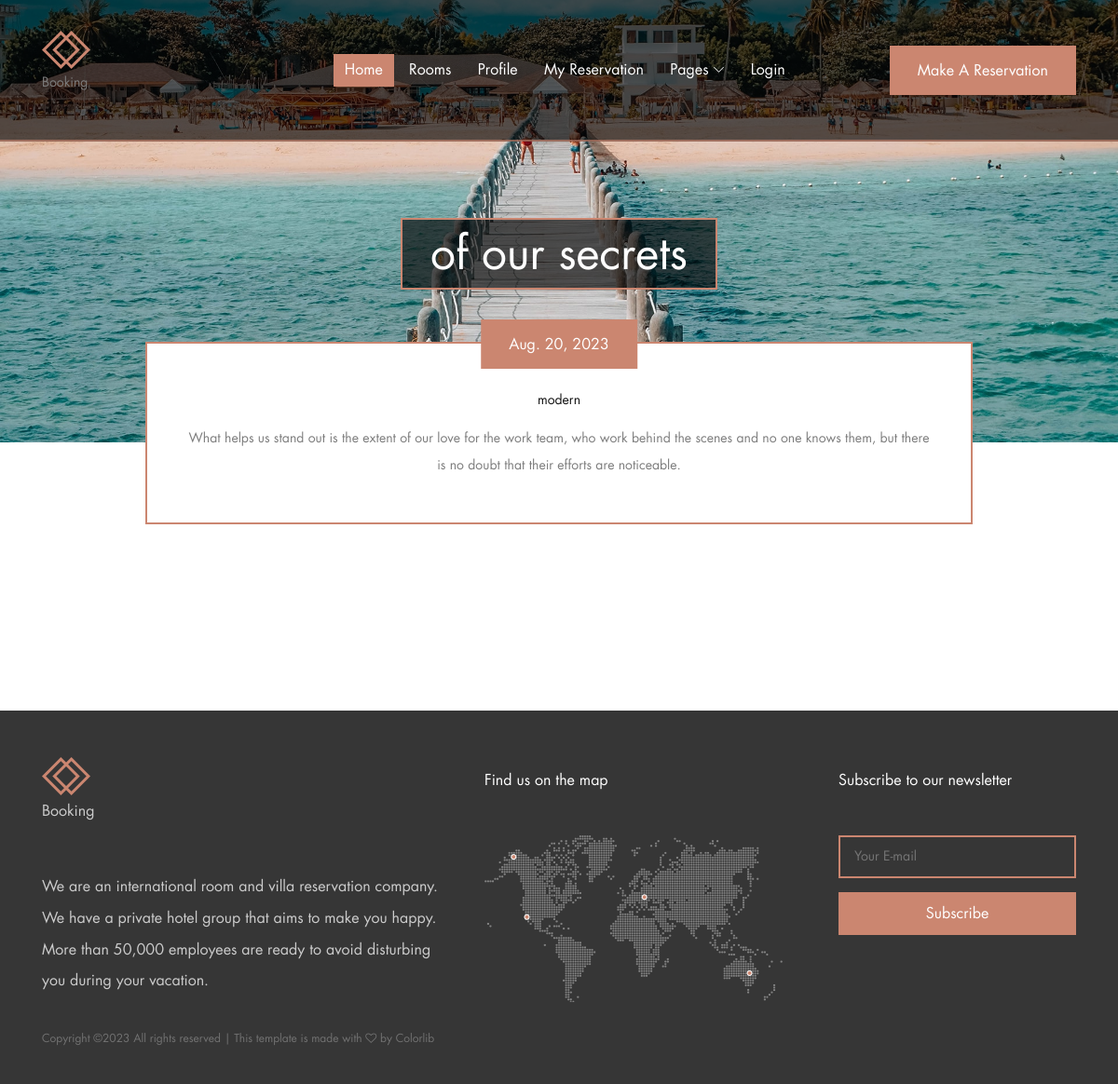
The app's page /blog/of-our-secrets with its own data.
### settings/models.py (models this page shows, shortened)
class Settings(models.Model):
    site_name = models.CharField(max_length=50)
    logo = models.ImageField(upload_to="home_page/")
    email = models.EmailField(max_length=254)
    image = models.ForeignKey(
        "Image",
        related_name="home_page_image",
        on_delete=models.CASCADE,
        null=True,
        blank=True,
    )
    phone_number = models.CharField(max_length=20)
    description = models.TextField(max_length=200)
    address = models.CharField(max_length=500, default="Egypt")
    fb_link = models.URLField(max_length=200)
    tw_link = models.URLField(max_length=200)
    in_link = models.URLField(max_length=200)
    address_2 = models.CharField(max_length=300, default="Egypt")

### blog/models.py (models this page shows, shortened)
class Post(models.Model):
    author = models.ForeignKey(
        User, related_name="post_author", on_delete=models.CASCADE
    )
    title = models.CharField(max_length=150, unique=True)
    image = models.ImageField(upload_to="post/")
    tag = TaggableManager()
    created_at = models.DateTimeField(default=timezone.now)
    residency_programme = models.TextField(max_length=10000)
    category = models.ForeignKey(
        "Category", related_name="post_category", on_delete=models.CASCADE
    )
    slug = models.SlugField(null=True, blank=True)

class Category(models.Model):
    name = models.CharField(max_length=100)
    def __str__(self):
        return self.name

### blog/views.py (the view)
# urls.py: path("<slug:slug>", views.post_detail, name="post_detail"),
def post_detail(request, slug):
    post = get_object_or_404(Post, slug=slug)
    return render(request, "blog/post_detail.html", {"post": post})

### blog/templates/blog/post_detail.html (shortened to what this page needs)
{% extends 'base.html' %}
{% load bootstrap4 %}
{% load static %}
{% block body %}
<body>
    <section class="breadcumb-area bg-img d-flex align-items-center justify-content-center" style="background-image: url({% static 'img/bg-img/bg-7.jpg' %});">
        <div class="bradcumbContent">
            <h2>{{post.title}}</h2>
        </div>
    </section>
    <div class="book-now-area">
        <div class="container">
            <div class="row justify-content-center">
                <div class="col-12 col-lg-10">
                </div>
            </div>
        </div>
    </div>
    <div class="blog-area section-padding-0-100">
        <div class="container">
            <div class="row">
                <div class="col-12">
                    <div class="palatin-blog-posts">
                        <div class="single-blog-post mb-100 wow fadeInUp" data-wow-delay="100ms">
                            <div class="blog-post-thumb">
                            </div>
                            <div class="post-content">
                                <a href="#" class="post-date btn palatin-btn">{{post.created_at.date}}</a>
                                <div class=" d-flex justify-content-center">
                                    <a href="#" class="post-catagory">{{post.category}}</a>
                                </div>
                                <p>{{post.residency_programme|safe}}</p>
                            </div>
                        </div>
                    </div>
                </div>
            </div>
        </div>
    </div>
</body>
{% endblock body %}

### templates/base.html (shortened to what this page needs)
{% load static %}
<!DOCTYPE html>
<html lang="en">
<head>
    <link rel="stylesheet" href="{% static 'style.css' %}">
</head>
<body>
    <header class="header-area">
        <div class="palatin-main-menu">
            <div class="classy-nav-container breakpoint-off">
                <div class="container">
                    <nav class="classy-navbar justify-content-between" id="palatinNav">
                        <a href="{%url 'settings:home' %}" class="nav-brand"><img src="{{my_footer.logo.url}}" alt="My image"><p>Booking</p></a>
                        <div class="classy-menu">
                            <div class="classynav">
                                <ul>
                                    <li class="active"><a href="{%url 'settings:home' %}">Home</a></li>
                                    <li><a href="{%url 'unit:unit_list' %}">Rooms</a></li>
                                    <li><a href="{%url 'accounts:profile'%}">Profile</a></li>
                                    <li><a href="{%url 'accounts:my_reservation'%}">My Reservation</a></li>
                                    <li><a href="#">Pages</a>
                                    </li>
                                {% if request.user.is_authenticated %}
                                {% else %}
                                    <li><a href="{%url 'login'%}">Login</a></li>
                                {% endif %}
                                </ul>
                                <div class="menu-btn">
                                    <a href="{%url 'unit:unit_list' %}" class="btn palatin-btn">Make a Reservation</a>
                                </div>
                            </div>
                        </div>
                    </nav>
                </div>
            </div>
        </div>
    </header>
    {% block body %}
    {% endblock body %}
    <footer class="footer-area">
        <div class="container">
            <div class="row">
                <div class="col-12 col-lg-5">
                    <div class="footer-widget-area mt-50">
                        <a href="{%url 'settings:home' %}" class="d-block mb-5"><img src="{{my_footer.logo.url}}" alt=""><p>Booking</p></a>
                        <p>We are an international room and villa reservation company. We have a private hotel group that aims to make you happy.
                            More than 50,000 employees are ready to avoid disturbing you during your vacation. </p>
                    </div>
                </div>
                <div class="col-12 col-md-6 col-lg-4">
                    <div class="footer-widget-area mt-50">
                        <h6 class="widget-title mb-5">Find us on the map</h6>
                        <img src="{%static 'img/bg-img/footer-map.png' %}" alt="">
                    </div>
                </div>
                <div class="col-12 col-md-6 col-lg-3">
                    <div class="footer-widget-area mt-50">
                        <h6 class="widget-title mb-5">Subscribe to our newsletter</h6>
                        <form action="#" method="post" class="subscribe-form">
                            <input type="email" name="subscribe-email" id="subscribeemail" placeholder="Your E-mail">
                            <button type="submit">Subscribe</button>
                        </form>
                    </div>
                </div>
                <div class="col-12">
                    <div class="copywrite-text mt-30">
                        <p><a href="#">
Copyright &copy;<script>document.write(new Date().getFullYear());</script> All rights reserved | This template is made with <i class="fa fa-heart-o" aria-hidden="true"></i> by <a href="https://colorlib.com" target="_blank">Colorlib</a>
</p>
                    </div>
                </div>
            </div>
        </div>
    </footer>
</body>
</html>

### static/style.css (style rules this page uses)
* { margin: 0; padding: 0; }
body { font-family: "FuturaLT-Book"; font-size: 14px; }
h1, h2, h3, h4, h5, h6 { color: #363636; line-height: 1.3; font-weight: 400; }
p { color: #7d7d7d; font-size: 14px; line-height: 2.1; font-weight: 400; }
a, a:hover, a:focus { -webkit-transition-duration: 500ms; transition-duration: 500ms; text-decoration: none; outline: 0 solid transparent; color: #141414; font-weight: 400; font-size: 14px; }
ul, ol { margin: 0; }
ul li, ol li { list-style: none; }
img { height: auto; max-width: 100%; }
.mt-30 { margin-top: 30px !important; }
.mt-50 { margin-top: 50px !important; }
.mb-100 { margin-bottom: 100px !important; }
.section-padding-0-100 { padding-top: 0; padding-bottom: 100px; }
.bg-img { background-position: center center; background-size: cover; background-repeat: no-repeat; }
.palatin-btn { background-color: #cb8670; -webkit-transition-duration: 500ms; transition-duration: 500ms; position: relative; z-index: 1; display: inline-block; min-width: 123px; height: 53px; color: #ffffff; border: none; border-radius: 0; padding: 0 30px; font-size: 16px; line-height: 53px; text-transform: capitalize; }
.header-area { position: absolute; z-index: 100; width: 100%; top: 0; left: 0; z-index: 1000; }
.header-area .palatin-main-menu { position: relative; width: 100%; background-color: rgba(0, 0, 0, 0.63); border-bottom: 2px solid rgba(203, 134, 112, 0.63); }
.header-area .palatin-main-menu .classy-nav-container { background-color: transparent; }
.header-area .palatin-main-menu .classy-navbar { -webkit-transition-duration: 300ms; transition-duration: 300ms; background-color: transparent; height: 150px; padding: 0; }
.header-area .palatin-main-menu .classy-navbar .classynav ul li a { text-transform: capitalize; color: #ffffff; font-size: 16px; background-color: transparent; }
.header-area .palatin-main-menu .classy-navbar .classynav ul li.active a { color: #ffffff; background-color: #cb8670; }
.header-area .palatin-main-menu .classy-navbar .classynav ul li.megamenu-item > a::after, .header-area .palatin-main-menu .classy-navbar .classynav ul li.has-down > a::after { color: #ffffff; }
.header-area .palatin-main-menu .classy-navbar .menu-btn { margin-left: 100px; }
.header-area .palatin-main-menu .classy-navbar .menu-btn a { color: #ffffff; font-size: 16px; }
.book-now-area { position: relative; z-index: 100; margin-bottom: 15px; }
.footer-area { position: relative; z-index: 1; background-color: #363636; padding-bottom: 40px; }
.footer-area .footer-widget-area p { color: #cccccc; font-size: 16px; margin-bottom: 0; }
.footer-area .footer-widget-area .widget-title { padding-top: 15px; color: #ffffff; font-weight: 400; }
.footer-area .footer-widget-area .subscribe-form { position: relative; z-index: 1; }
.footer-area .footer-widget-area .subscribe-form input { width: 100%; height: 46px; background-color: transparent; border: 2px solid #cb8670; padding: 0 15px; color: #ffffff; }
.footer-area .footer-widget-area .subscribe-form button { -webkit-transition-duration: 500ms; transition-duration: 500ms; width: 100%; height: 46px; border: none; font-size: 16px; margin-top: 15px; color: #ffffff; cursor: pointer; background-color: #cb8670; }
.footer-area .copywrite-text { position: relative; z-index: 1; }
.footer-area .copywrite-text p { margin-bottom: 0; line-height: 1.5; font-size: 12px; color: rgba(204, 204, 204, 0.4); }
.footer-area .copywrite-text p a { font-size: 12px; color: rgba(204, 204, 204, 0.4); }
.breadcumb-area { position: relative; z-index: 10; width: 100%; height: 475px; }
.breadcumb-area .bradcumbContent { margin-top: 70px; }
.breadcumb-area .bradcumbContent h2 { font-size: 48px; color: #ffffff; margin-bottom: 0; padding: 5px 30px; border: 2px solid #cb8670; background-color: rgba(0, 0, 0, 0.63); }
.single-blog-post { position: relative; z-index: 10; }
.single-blog-post .blog-post-thumb { position: relative; z-index: 1; }
.single-blog-post .post-content { position: relative; z-index: 1; width: 80%; border: 2px solid #cb8670; padding: 50px 40px 30px; left: 10%; text-align: center; margin-top: -145px; background-color: #ffffff; }
.single-blog-post .post-content .post-date { position: absolute; left: 50%; top: -26.5px; -webkit-transform: translateX(-50%); transform: translateX(-50%); }

### records on screen
Settings: logo (picture)
Post: title "of our secrets", created_at "Aug. 20, 2023", category "modern", residency_programme "What helps us stand out is the extent of our love for the work team, who work behind the scenes and no one knows them, but there is no doubt that their efforts are noticeable."
